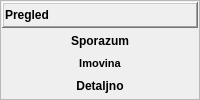
                <widget class="QFrame" name="fraPregled">
                 <property name="sizePolicy">
                  <sizepolicy hsizetype="Preferred" vsizetype="Maximum">
                   <horstretch>0</horstretch>
                   <verstretch>0</verstretch>
                  </sizepolicy>
                 </property>
                 <property name="frameShape">
                  <enum>QFrame::StyledPanel</enum>
                 </property>
                 <property name="frameShadow">
                  <enum>QFrame::Raised</enum>
                 </property>
                 <layout class="QVBoxLayout" name="verticalLayout_11">
                  <property name="spacing">
                   <number>1</number>
                  </property>
                  <property name="leftMargin">
                   <number>1</number>
                  </property>
                  <property name="topMargin">
                   <number>0</number>
                  </property>
                  <property name="rightMargin">
                   <number>1</number>
                  </property>
                  <property name="bottomMargin">
                   <number>0</number>
                  </property>
                  <item>
                   <widget class="QFrame" name="fraTipKupcaTitle_3">
                    <property name="sizePolicy">
                     <sizepolicy hsizetype="Preferred" vsizetype="Maximum">
                      <horstretch>0</horstretch>
                      <verstretch>0</verstretch>
                     </sizepolicy>
                    </property>
                    <property name="frameShape">
                     <enum>QFrame::WinPanel</enum>
                    </property>
                    <property name="frameShadow">
                     <enum>QFrame::Raised</enum>
                    </property>
                    <layout class="QHBoxLayout" name="horizontalLayout_8">
                     <property name="spacing">
                      <number>1</number>
                     </property>
                     <property name="leftMargin">
                      <number>1</number>
                     </property>
                     <property name="topMargin">
                      <number>0</number>
                     </property>
                     <property name="rightMargin">
                      <number>1</number>
                     </property>
                     <property name="bottomMargin">
                      <number>0</number>
                     </property>
                     <item>
                      <widget class="QLabel" name="lblPregledTitle">
                       <property name="font">
                        <font>
                         <weight>75</weight>
                         <bold>true</bold>
                        </font>
                       </property>
                       <property name="text">
                        <string>Pregled</string>
                       </property>
                      </widget>
                     </item>
                     <item>
                      <widget class="QPushButton" name="pushButton_4">
                       <property name="sizePolicy">
                        <sizepolicy hsizetype="Maximum" vsizetype="Fixed">
                         <horstretch>0</horstretch>
                         <verstretch>0</verstretch>
                        </sizepolicy>
                       </property>
                       <property name="text">
                        <string/>
                       </property>
                       <property name="icon">
                        <iconset resource="../../resources/DonatForm.qrc">
                         <normaloff>:/InDonat/Forms/images/ig_menuGreenUp.gif</normaloff>:/InDonat/Forms/images/ig_menuGreenUp.gif</iconset>
                       </property>
                       <property name="iconSize">
                        <size>
                         <width>16</width>
                         <height>24</height>
                        </size>
                       </property>
                       <property name="flat">
                        <bool>true</bool>
                       </property>
                      </widget>
                     </item>
                    </layout>
                   </widget>
                  </item>
                  <item>
                   <widget class="QFrame" name="fraTipKupcaButtons_3">
                    <property name="sizePolicy">
                     <sizepolicy hsizetype="Preferred" vsizetype="Maximum">
                      <horstretch>0</horstretch>
                      <verstretch>0</verstretch>
                     </sizepolicy>
                    </property>
                    <property name="frameShape">
                     <enum>QFrame::NoFrame</enum>
                    </property>
                    <property name="frameShadow">
                     <enum>QFrame::Raised</enum>
                    </property>
                    <layout class="QVBoxLayout" name="verticalLayout_12">
                     <property name="spacing">
                      <number>1</number>
                     </property>
                     <property name="leftMargin">
                      <number>1</number>
                     </property>
                     <property name="topMargin">
                      <number>0</number>
                     </property>
                     <property name="rightMargin">
                      <number>1</number>
                     </property>
                     <property name="bottomMargin">
                      <number>0</number>
                     </property>
                     <item>
                      <widget class="QPushButton" name="btnSporazumPregled">
                       <property name="font">
                        <font>
                         <weight>75</weight>
                         <bold>true</bold>
                        </font>
                       </property>
                       <property name="cursor">
                        <cursorShape>PointingHandCursor</cursorShape>
                       </property>
                       <property name="text">
                        <string>Sporazum</string>
                       </property>
                       <property name="icon">
                        <iconset resource="../../resources/DonatForm.qrc">
                         <normaloff>:/InDonat/Forms/images/dll-icon.jpg</normaloff>:/InDonat/Forms/images/dll-icon.jpg</iconset>
                       </property>
                       <property name="flat">
                        <bool>true</bool>
                       </property>
                      </widget>
                     </item>
                     <item>
                      <widget class="QPushButton" name="btnImovinaPregled">
                       <property name="font">
                        <font>
                         <pointsize>8</pointsize>
                         <weight>75</weight>
                         <bold>true</bold>
                        </font>
                       </property>
                       <property name="cursor">
                        <cursorShape>PointingHandCursor</cursorShape>
                       </property>
                       <property name="text">
                        <string>Imovina</string>
                       </property>
                       <property name="icon">
                        <iconset resource="../../resources/DonatForm.qrc">
                         <normaloff>:/InDonat/Forms/images/dll-icon.jpg</normaloff>:/InDonat/Forms/images/dll-icon.jpg</iconset>
                       </property>
                       <property name="flat">
                        <bool>true</bool>
                       </property>
                      </widget>
                     </item>
                     <item>
                      <widget class="QPushButton" name="btnDetaljniPregled">
                       <property name="font">
                        <font>
                         <weight>75</weight>
                         <bold>true</bold>
                        </font>
                       </property>
                       <property name="cursor">
                        <cursorShape>PointingHandCursor</cursorShape>
                       </property>
                       <property name="text">
                        <string>Detaljno</string>
                       </property>
                       <property name="icon">
                        <iconset resource="../../resources/DonatForm.qrc">
                         <normaloff>:/InDonat/Forms/images/dll-icon.jpg</normaloff>:/InDonat/Forms/images/dll-icon.jpg</iconset>
                       </property>
                       <property name="flat">
                        <bool>true</bool>
                       </property>
                      </widget>
                     </item>
                    </layout>
                   </widget>
                  </item>
                 </layout>
                </widget>
